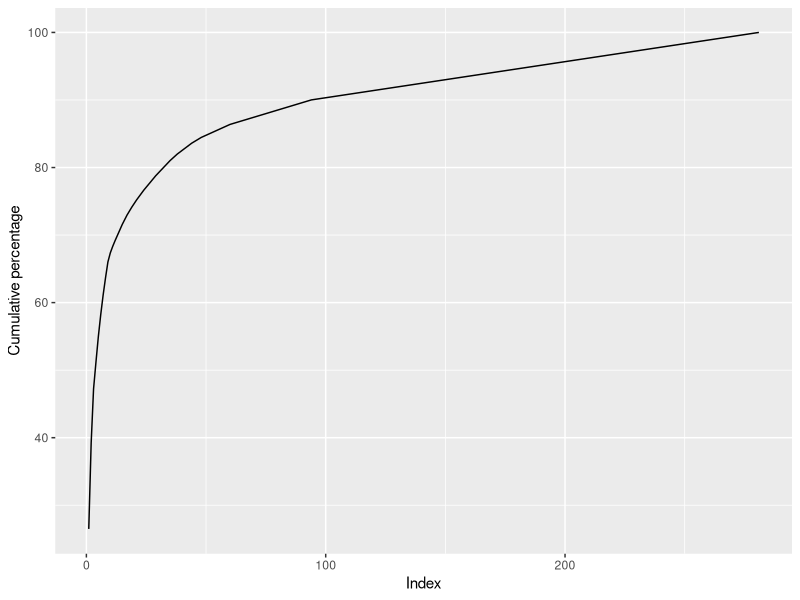
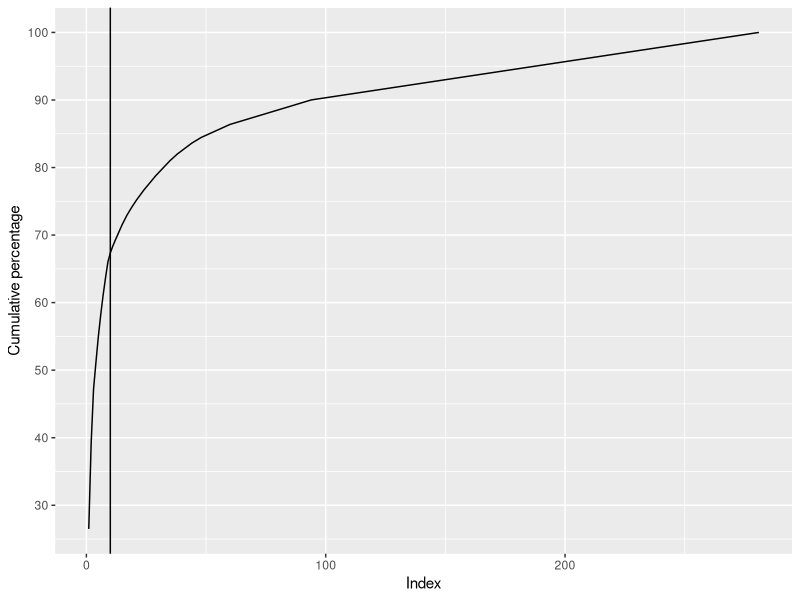
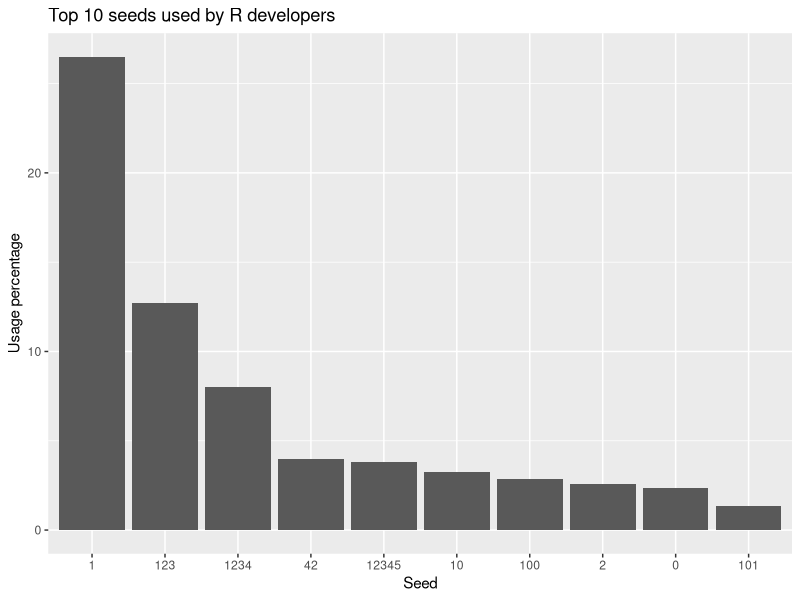
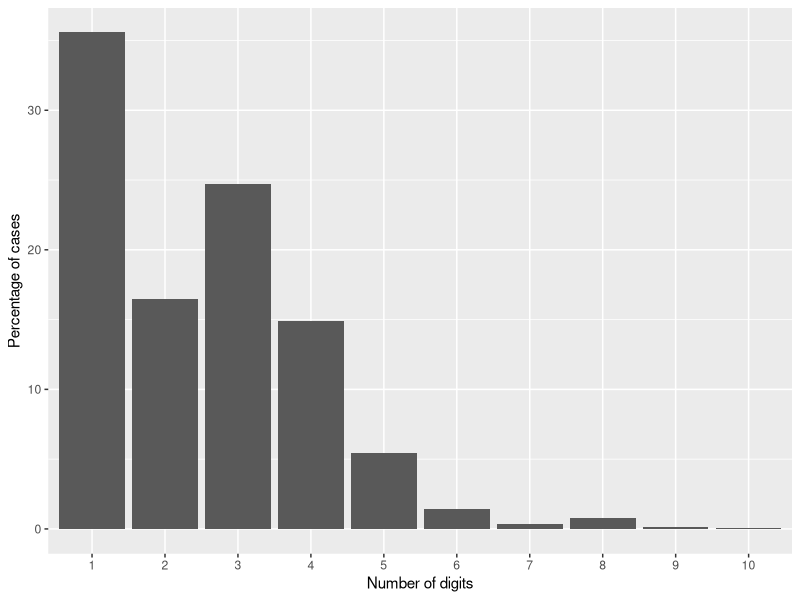

Recreate these plots in R, in order.
## ---- chunk 1
library(ggplot2)
library(dplyr)
## ---- chunk 2
Rseeds <- unlist(read.delim("Seeds.20.01.2015.R.txt", header=FALSE))
## ---- chunk 3
head(Rseeds)
## ---- chunk 4

Rseeds_count <- tapply(Rseeds, Rseeds, length)

df <- data.frame(seed=names(Rseeds_count), n=Rseeds_count) %>%
  mutate(perc = n / sum(n) * 100) %>%
  arrange(desc(n))

head(df, 10)
## ---- chunk 5
df <- df %>%
  mutate(cumperc = cumsum(perc),
         id = 1:length(n))
  
## ---- chunk 6
ggplot(df, aes(x=id, y=cumperc)) + 
  geom_line() +
  labs(x="Index", y="Cumulative percentage")
## ---- chunk 7
ggplot(df, aes(x=id, y=cumperc)) + 
  geom_line() +
  labs(x="Index", y="Cumulative percentage") +
  geom_vline(xintercept = 10) +
  scale_y_continuous(breaks=(0:10)*10)
## ---- chunk 8
ggplot(df %>% filter(id <=10) %>% mutate(seed=factor(seed, levels=seed)), aes(x=seed, y=perc)) +
  geom_bar(stat="identity") +
  labs(x="Seed", y="Usage percentage", title="Top 10 seeds used by R developers")
## ---- chunk 9
df_digits <- df %>%
  mutate(nb_digits = nchar(as.character(seed))) %>%
  group_by(nb_digits) %>%
  summarise(n = sum(n),
            perc = sum(perc)) %>%
  arrange(desc(n))

head(df_digits, 10)
## ---- chunk 10
ggplot(df_digits, aes(x=factor(nb_digits), y=perc)) +
  geom_bar(stat="identity") + 
  labs(y="Percentage of cases", x="Number of digits")

